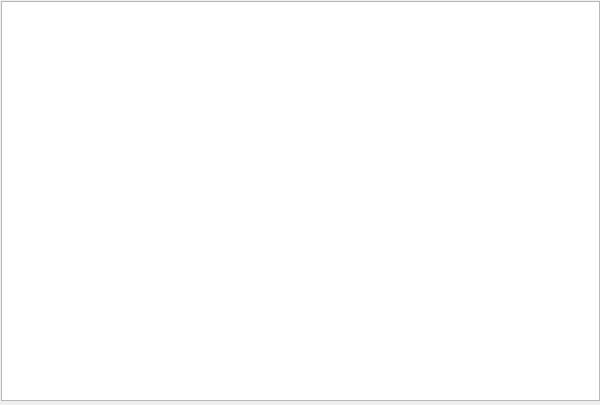
<?xml version="1.0" ?>
<ui version="4.0">
  <class>Dialog</class>
  <widget class="PyDMFrame" name="screen">
    <property name="geometry">
      <rect>
        <x>351</x>
        <y>377</y>
        <width>600</width>
        <height>405</height>
      </rect>
    </property>
    <property name="minimumSize">
      <size>
        <width>600</width>
        <height>405</height>
      </size>
    </property>
    <property name="styleSheet">
      <string notr="true">PyDMFrame#screen {
  color: rgb(0, 0, 0);
  background-color: rgb(187, 187, 187);
  }</string>
    </property>
    <property name="windowTitle">
      <string>pid_plot_control</string>
    </property>
    <layout class="QGridLayout" name="gridLayout" columnstretch="1,599" rowstretch="1,400,4">
      <property name="leftMargin">
        <number>0</number>
      </property>
      <property name="topMargin">
        <number>0</number>
      </property>
      <property name="rightMargin">
        <number>0</number>
      </property>
      <property name="bottomMargin">
        <number>0</number>
      </property>
      <property name="horizontalSpacing">
        <number>0</number>
      </property>
      <property name="verticalSpacing">
        <number>0</number>
      </property>
      <item row="1" column="1">
        <widget class="PyDMTimePlot" name="strip_chart">
          <property name="geometry">
            <rect>
              <x>1</x>
              <y>1</y>
              <width>600</width>
              <height>400</height>
            </rect>
          </property>
          <property name="sizePolicy">
            <sizepolicy hsizetype="Ignored" vsizetype="Ignored">
              <horstretch>0</horstretch>
              <verstretch>0</verstretch>
            </sizepolicy>
          </property>
          <property name="toolTip">
            <string>strip_chart</string>
          </property>
          <property name="title" stdset="0">
            <string>$(P)$(PID).OVAL (control value)</string>
          </property>
          <property name="updateInterval" stdset="0">
            <double>30.000000</double>
          </property>
          <property name="xLabels">
            <string>Time (seconds)</string>
          </property>
          <property name="curves" stdset="0">
            <stringlist>
              <string>{&quot;color&quot;: &quot;#216c00&quot;, &quot;lineStyle&quot;: 1, &quot;lineWidth&quot;: 1, &quot;channel&quot;: &quot;ca://${P}${PID}.OVAL&quot;, &quot;name&quot;: &quot;$(P)$(PID).OVAL&quot;}</string>
            </stringlist>
          </property>
        </widget>
      </item>
    </layout>
    <zorder>strip_chart</zorder>
  </widget>
  <customwidgets>
    <customwidget>
      <class>PyDMTimePlot</class>
      <extends>QGraphicsView</extends>
      <header>pydm.widgets.timeplot</header>
    </customwidget>
    <customwidget>
      <class>PyDMFrame</class>
      <extends>QFrame</extends>
      <header>pydm.widgets.frame</header>
    </customwidget>
  </customwidgets>
</ui>
